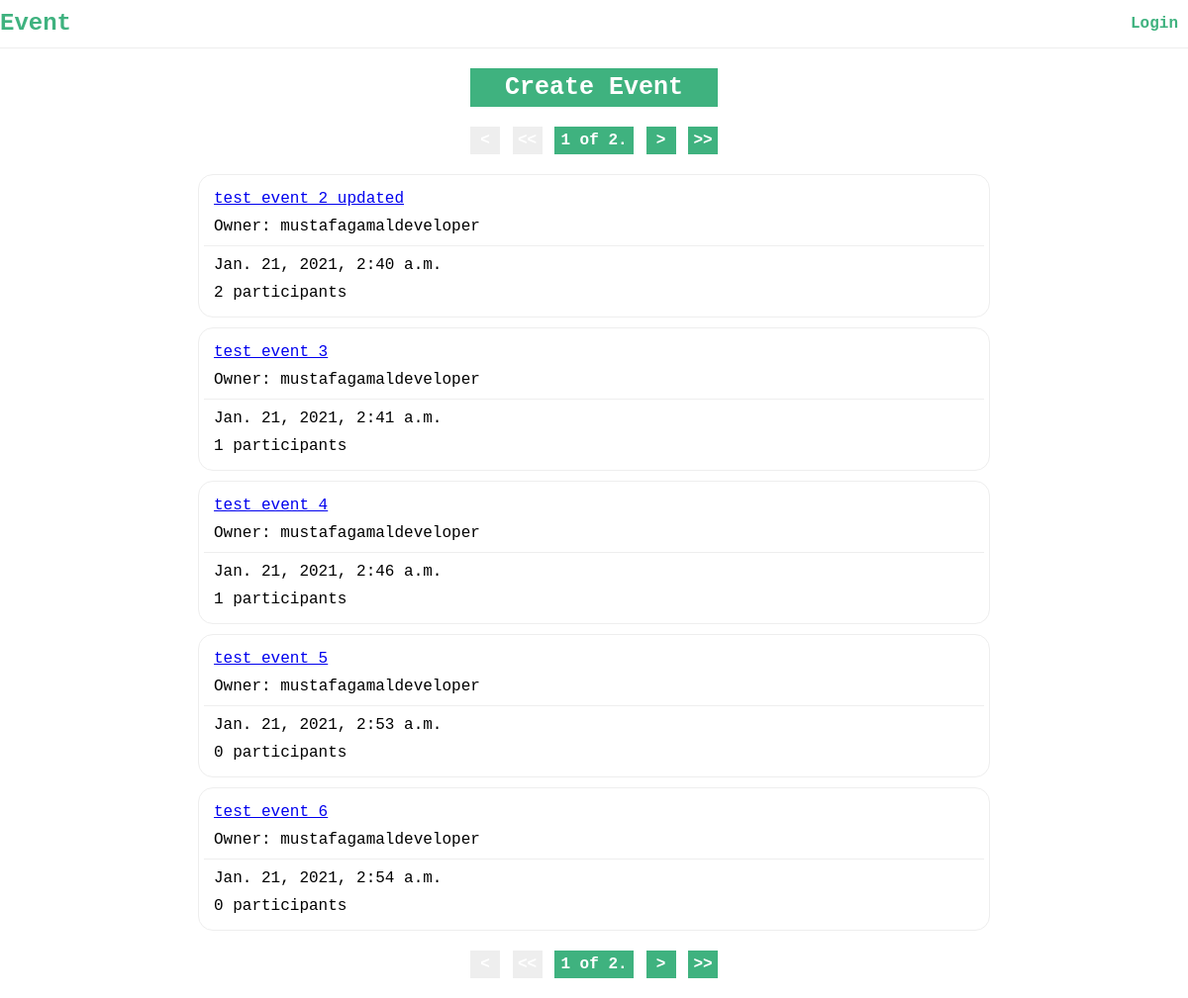
Screenshot of /events/ with the database file from the repository.
### events/models.py (models this page shows, shortened)
class Event(models.Model):
    owner = models.ForeignKey(
        CustomUser,
        on_delete=models.CASCADE,
        related_name="owned_events")
    title = models.CharField(max_length=200)
    description = models.TextField()
    date = models.DateTimeField()
    participants = models.ManyToManyField(
        CustomUser,
        blank=True,
        related_name="events")
    created_at = models.DateTimeField(auto_now_add=True)
    updated_at = models.DateTimeField(auto_now=True)
    def get_absolute_url(self):
        return reverse('events.detail', args=[self.id,])
    def _is_owner(self, request):
        return request.user.is_authenticated and request.user == self.owner
    def _is_participating(self, request):
        return request.user.is_authenticated and self.participants.filter(pk=request.user.pk).exists()

### accounts/models.py (models this page shows, shortened)
class CustomUser(AbstractUser):
    @property
    def name(self):
        return self.email.split('@')[0]

### events/views.py (the view)
# urls.py: path('events/', views.EventListView.as_view(), name='events'),
class EventListView(ListView):
    model = Event
    template_name = "events/home.html"
    ordering = "date"
    context_object_name = "events"
    paginate_by = 5
    def get_queryset(self):
        if self._myevents():
            owned_events = self.request.user.owned_events.all()
            participating_events = self.request.user.events.all()
            queryset = (owned_events | participating_events)
        else:
            queryset = super().get_queryset()
        for q in queryset:
            q.is_participanting = q._is_participating(self.request)
            q.is_owner = q._is_owner(self.request)
        return queryset
    def get_context_data(self, **kwargs):
        context = super().get_context_data(**kwargs)
        context['myevents'] = self._myevents()
        return context
    def _myevents(self):
        return self.request.user.is_authenticated and self.request.GET.get('myevents')

### events/templates/events/home.html (shortened to what this page needs)
{% extends "events/layout.html" %}
{% block content %}
<div class="home">
    <div class="create-event">
        <a href="{% url 'events.create' %}">Create Event</a>
    </div>
    {% include "events/pagination.html" %}
    <div class="events">
        {% for event in events %}
            <div class="event">
                <div class="header">
                    <p class="title">
                        <a href="{{ event.get_absolute_url }}">
                            {{ event.title }}
                        </a>
                    </p>
                    <p class="owner">
                        Owner: {{ event.owner.name }}
                    </p>
                </div>
                <div class="info">
                    <p class="date">
                        {{ event.date }}
                    </p>
                    <p class="participants">
                        {{ event.participants.count }} participants
                    </p>
                </div>
            </div>
        {% endfor %}
    </div>
    {% include "events/pagination.html" %}
</div>
{% endblock content %}

### events/static/events/css/styles.css (style rules this page uses)
* { margin: 0; padding: 0; box-sizing: border-box; font-family: 'Courier New', Courier, monospace; }
.create-event a, .create-event button, .join-event input[type="submit"] { display: block; margin: auto; width: 250px; text-align: center; text-decoration: none; font-weight: bold; font-size: 25px; color: white; background-color: #3FB27F; padding: 5px 10px; border: none; outline: none; }
.event { max-width: 800px; margin: 10px auto; border: 1px solid #eee; padding: 5px; border-radius: 15px; }
.event .header, .event .body, .event .info { padding: 10px; }
.event .header { border-bottom: 1px solid #eee; }
.event .header .title { margin-bottom: 10px; }
.event .info .date { margin-bottom: 10px; }

### rows the page displays
Event: title "test event 2 updated", owner.name "mustafagamaldeveloper", date "Jan. 21, 2021, 2:40 a.m.", participants.count "2"
Event: title "test event 3", owner.name "mustafagamaldeveloper", date "Jan. 21, 2021, 2:41 a.m.", participants.count "1"
Event: title "test event 4", owner.name "mustafagamaldeveloper", date "Jan. 21, 2021, 2:46 a.m.", participants.count "1"
Event: title "test event 5", owner.name "mustafagamaldeveloper", date "Jan. 21, 2021, 2:53 a.m.", participants.count "0"
Event: title "test event 6", owner.name "mustafagamaldeveloper", date "Jan. 21, 2021, 2:54 a.m.", participants.count "0"

### other values shown
{{ page_obj.number }} "1 1"
{{ page_obj.paginator.num_pages }} "2 2"
